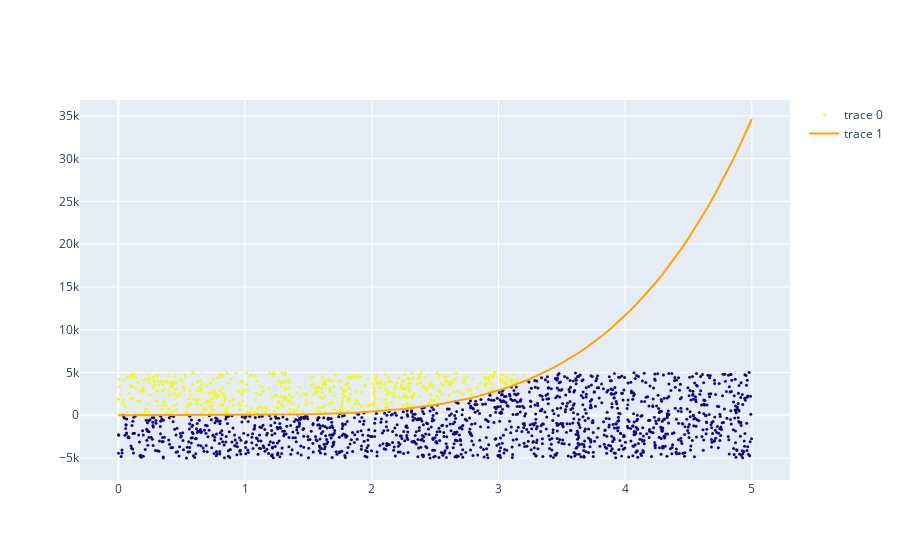

This figure's notebook cell:
### Code cell
## plot dos pontos de teste e a função f(x) usando o plotly
fig = go.Figure()
fig.add_trace(go.Scatter(x=x_test[:,0], y=x_test[:,1], mode='markers', marker=dict(color=y_test, size=3)))
x = np.linspace(0,5,100)
y = f(x)
fig.add_trace(go.Scatter(x=x, y=y, mode='lines', line=dict(color='orange')))
fig.show()
